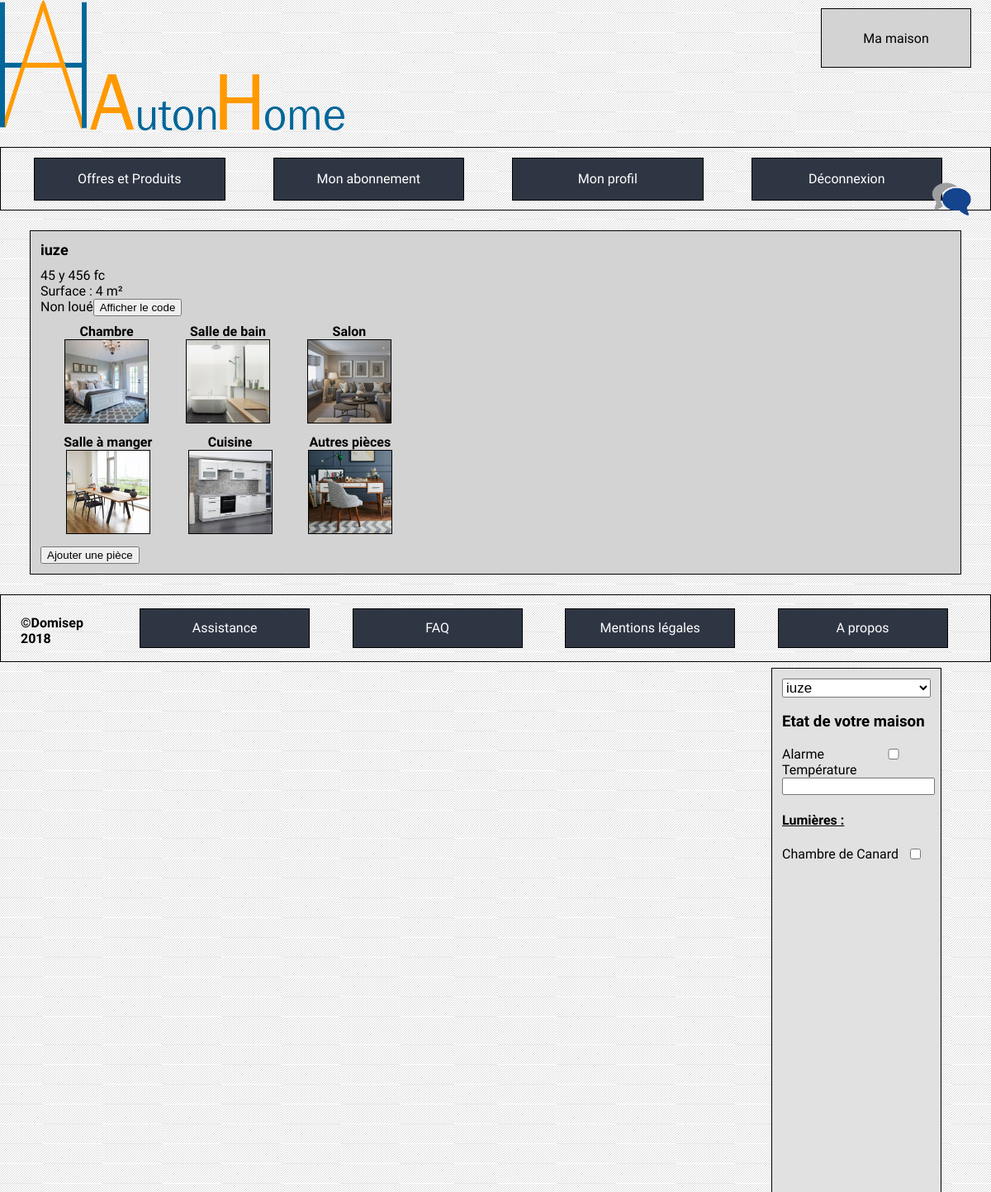
/index.php?cible=mamaison&id=3 (signed in), run on the app's committed database.
### tables this page shows
CREATE TABLE `residence` (
  `ID` int(11) NOT NULL,
  `name` varchar(255) NOT NULL,
  `surface` int(10) NOT NULL,
  `nbPeople` int(10) NOT NULL,
  `secret` varchar(255) NOT NULL,
  `addressNumber` int(10) NOT NULL,
  `addressStreet` varchar(255) NOT NULL,
  `addressZipCode` int(255) NOT NULL,
  `addressCity` varchar(255) NOT NULL,
  `addressCountry` varchar(255) NOT NULL,
  `id_owner` int(255) NOT NULL,
  `id_tenant` int(255) DEFAULT NULL
);

CREATE TABLE `room` (
  `ID` int(11) NOT NULL,
  `name` varchar(30) NOT NULL,
  `id_residency` int(10) NOT NULL,
  `id_roomCategory` int(10) NOT NULL
);

### index.php (called while the page is built, shortened)
<?php
if(isset($_GET['cible']) && !empty($_GET['cible'])) {
    $url = $_GET['cible'];
} else {
    $url = 'accueil';
}
include('controleurs/' . $url . '.php');

### modele/house.php (called while the page is built, shortened)
<?php
function getHouseInfoFromId($bdd, $id){
    $statement = $bdd->prepare('SELECT name, surface, nbPeople, addressNumber, addressStreet, addressZipCode, addressCity, addressCountry,id_owner, id_tenant, secret FROM residence WHERE ID = :ID');
    $statement->bindParam(':ID', $id);
    $statement->execute();
    return $statement->fetch();
}

### controleurs/accueilmaison_LU.php (called while the page is built, shortened)
<?php
if(isLoggedAsAdmin()){
    $status="AD";
}
elseif (isLoggedAsUser()){
    $id_residency=$_GET['id'];
    $name=getHouseInfoFromId($bdd,$id_residency)[0];
    $myRooms=getAllResidenceRooms($bdd,$id_residency)[0];
}
else{
    $status="UU";
}
include('vues/accueilmaison_LU.php');

### modele/room.php (called while the page is built, shortened)
<?php
function getAllResidenceRooms($bdd, $id){
    $residencyStatement = $bdd->prepare('SELECT name FROM room WHERE id_residency = :idResidency');
    $residencyStatement->bindParam(':idResidency', $id);
    $residencyStatement->execute();
    $inHouse = $residencyStatement->fetchAll();;
    return (array($inHouse));
}

### vues/mamaisonmain.php (the view, shortened to what this page needs)
<section class="principal">
    <section class="house-info">
        <div>
            <div class="house-name"><?php echo ($houseInfo['name']); ?></div>
            <div class="house-address"><?php echo ($houseInfo[3].' '.$houseInfo[4].' '.$houseInfo[5].' '.$houseInfo[6]); ?></div>
            <div class="house-surface">Surface : <?php echo ($houseInfo['surface']); ?> m²</div>
            <div class="user-rent">
                <?php
                if ($houseInfo['id_owner']==$_SESSION["userId"]){
                    if(isset($user['firstName'])){
                        echo ('Loué à '.$user['firstName'].' '.$user['lastName']);
                        echo('<a href="">Supprimer la location</a>');
                    }
                    else{
                        echo ('Non loué');
                        echo('<button id="dispSecret">Afficher le code</button>');
                    }
                }
                else{
                    echo('Vous êtes locataire !');
                }
                ?>
            </div>
        </div>
   </section>
    <section class="roomCategory">
        <div class="chambre">
            <a href=<?php echo("index.php?cible=mamaison&id=".$_GET['id']."&idroom=1"); ?> > <img src="ressources/pictures/chambre1.jpg""></a>
            <a class="text" <a href=<?php echo("index.php?cible=mamaison&id=".$_GET['id']."&idroom=1"); ?>>Chambre</a>
        </div>
        <div class="salle-de-bain">
            <a href=<?php echo("index.php?cible=mamaison&id=".$_GET['id']."&idroom=2"); ?>> <img src="ressources/pictures/salledebain1.jpg""></a>
            <a class="text" <a href=<?php echo("index.php?cible=mamaison&id=".$_GET['id']."&idroom=2"); ?>>Salle de bain</a>
        </div>
        <div class="salon">
            <a href=<?php echo("index.php?cible=mamaison&id=".$_GET['id']."&idroom=3"); ?>><img src="ressources/pictures/salon1.jpg""></a>
            <a class="text" <a href=<?php echo("index.php?cible=mamaison&id=".$_GET['id']."&idroom=3"); ?>>Salon</a>
        </div>
        <div class="salle-a-manger">
            <a href=<?php echo("index.php?cible=mamaison&id=".$_GET['id']."&idroom=4"); ?>><img src="ressources/pictures/salleamanger1.jpg""></a>
            <a class="text" <a href=<?php echo("index.php?cible=mamaison&id=".$_GET['id']."&idroom=4"); ?>>Salle à manger</a>
        </div>
        <div class="cuisine">
            <a href=<?php echo("index.php?cible=mamaison&id=".$_GET['id']."&idroom=5"); ?>><img src="ressources/pictures/cuisine1.jpg""></a>
            <a class="text" <a href=<?php echo("index.php?cible=mamaison&id=".$_GET['id']."&idroom=5"); ?>>Cuisine</a>
        </div>
        <div class="autres-pieces">
            <a href=<?php echo("index.php?cible=mamaison&id=".$_GET['id']."&idroom=6"); ?>><img src="ressources/pictures/bureau1.jpg""></a>
            <a class="text" <a href=<?php echo("index.php?cible=mamaison&id=".$_GET['id']."&idroom=6"); ?>>Autres pièces</a>
        </div>
    </section>
    <section>
        <button id="myBtn">Ajouter une pièce</button>
    </section>
</section>
<?php
require ('vues/footer.php');

### vues/accueilmaison_LU.php (shortened to what this page needs)
<link rel="stylesheet" type="text/css" href="vues/CSS/accueil_LU.css"/>
<section class="my-house-state">
        <select name="house" class="house-choice">
            <option value="<?php echo ($id_residency); ?>" selected> <?php echo ($name); ?> </option>
        </select>
    <h3>
        Etat de votre maison
    </h3>
    <div>
        <label>Alarme</label>
        <input type="checkbox"/><br />
        <label >Température</label>
        <input type="number" step="0.5"/><br/>
    </div>
    <h4>
        Lumières :
    </h4>
    <div class="light">
        <?php foreach ($myRooms as $roomInResidence) { ?>
            <label><?php echo ( $roomInResidence['name']);  ?></label>
            <input type="checkbox"/><br />
        <?php } ?>
    </div>
</section>

### vues/CSS/all.css (style rules this page uses)
body { font-family: 'Muli', sans-serif; background: url("../../ressources/pictures/fondblanc.jpg") fixed ; margin: 0; }

### vues/CSS/mamaisonmain.css (style rules this page uses)
.principal { background-color: lightgrey; margin-left: 3%; margin-right: 3%; padding : 1%; margin-bottom: 2%; margin-top: 2%; border : 1px solid black; }
.house-name { font-weight: bold; font-size: large; margin-bottom: 1%; }
.roomCategory { display: flex; justify-content: space-around; width: 40%; flex-wrap: wrap; margin-bottom: 1%; }
.salon a, .cuisine a, .chambre a, .salle-a-manger a, .salle-de-bain a, .autres-pieces a { color: black; text-decoration: none; font-weight: bold; }
.roomCategory img { width: 100px; height: 100px; border : 1px solid black; }
.salon, .cuisine, .chambre, .salle-a-manger, .salle-de-bain, .autres-pieces { text-align: center; display: flex; flex-direction: column-reverse; margin-left: 3%; margin-top: 2%; }

### vues/CSS/accueil_LU.css (style rules this page uses)
.my-house-state { border: 1px solid black; display: flex; flex-direction: column; width: 15%; background-color: #e1e1e1; justify-content: flex-start; position: absolute; right: 0; top: 56%; margin-right: 5%; margin-bottom: 2%; padding-left: 1%; padding-right: 1%; padding-top: 1%; height: 58.5%; }
.my-house-state input[type="checkbox"] { font-size: 100%; width: 100%; position: absolute; left: 20%; }
.light input[type="checkbox"] { width: 10%; height: auto; margin-left: 60%; }
.my-house-state h3 { font-weight: bold; }
.my-house-state h4 { text-decoration: underline; }
.house-choice { font-size: 17px; }

### data on the page
residence: name "iuze", addressNumber "45", addressStreet "y", addressZipCode "456", addressCity "fc", surface "4", house "iuze"
room: name "Chambre de Canard"
